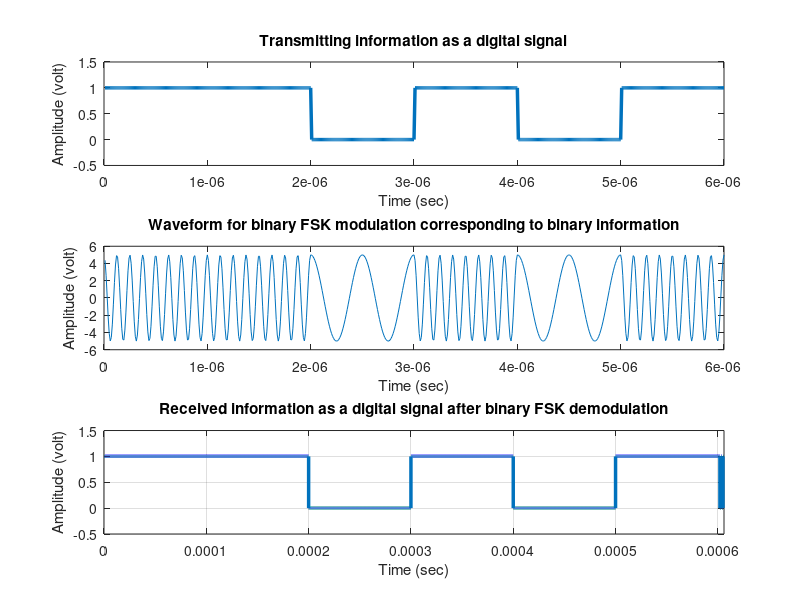

This chart was generated by the following MATLAB code:
clc;
clear all;
close all;

% Binary information to be transmitted
x = [1 1 0 1 0 1];

bp = 0.000001; % Bit period

disp('Binary information at transmitter');
disp(x);

% Representation of transmitting binary information as a digital signal
bit = [];
for n = 1:length(x)
    if x(n) == 1
        se = ones(1, 100);
    else
        se = zeros(1, 100);
    end
    bit = [bit se];
end

tl = bp/100 : bp/100 : 100 * length(x) * (bp/100);

subplot(3, 1, 1);
grid on;
plot(tl, bit, 'linewidth', 2.5);
A = 5;
axis([0 bp * length(x) -0.5 1.5]);
ylabel('Amplitude (volt)');
xlabel('Time (sec)');
title('Transmitting information as a digital signal');

% Binary FSK Modulation
br = 1 / bp;
fl = br * 8;
f2 = br * 2;
t2 = bp / 99 : bp / 99 : bp;
ss = length(t2);
m = [];

for i = 1:length(x)
    if x(i) == 1
        y = A * cos(2 * pi * fl * t2);
    else
        y = A * cos(2 * pi * f2 * t2);
    end
    m = [m y];
end

t3 = bp / 99 : bp / 99 : bp * length(x);

subplot(3, 1, 2);
plot(t3, m);
xlabel('Time (sec)');
ylabel('Amplitude (volt)');
title('Waveform for binary FSK modulation corresponding to binary information');

% Binary FSK Demodulation
mn = [];
for n = ss : ss : length(m)
    t = bp / 99 : bp / 99 : bp;
    yl = cos(2 * pi * fl * t);
    y2 = cos(2 * pi * f2 * t);
    mn = [mn yl .* m((n - (ss - 1)) : n)];
    mn = [mn y2 .* m((n - (ss - 1)) : n)];
    t4 = bp / 99 : bp / 99 : bp;
    z1 = trapz(t4, mn(1:ss));
    z2 = trapz(t4, mn(ss + 1 : end));
    zz1 = round(2 * z1 / bp);
    zz2 = round(2 * z2 / bp);
    if zz1 > A / 2
        bit = [bit 1];
    elseif zz2 > A / 2
        bit = [bit 0];
    end
    mn = [];
end

disp('Binary information at Receiver');
disp(bit);

% Representation of binary information as a digital signal
bit_received = [];
for n = 1:length(bit)
    if bit(n) == 1
        se = ones(1, 100);
    else
        se = zeros(1, 100);
    end
    bit_received = [bit_received se];
end

t4 = bp / 100 : bp / 100 : 100 * length(bit) * (bp / 100);

subplot(3, 1, 3);
plot(t4, bit_received, 'Linewidth', 2.5);
grid on;
axis([0 bp * length(bit) -0.5 1.5]);
ylabel('Amplitude (volt)');
xlabel('Time (sec)');
title('Received information as a digital signal after binary FSK demodulation');